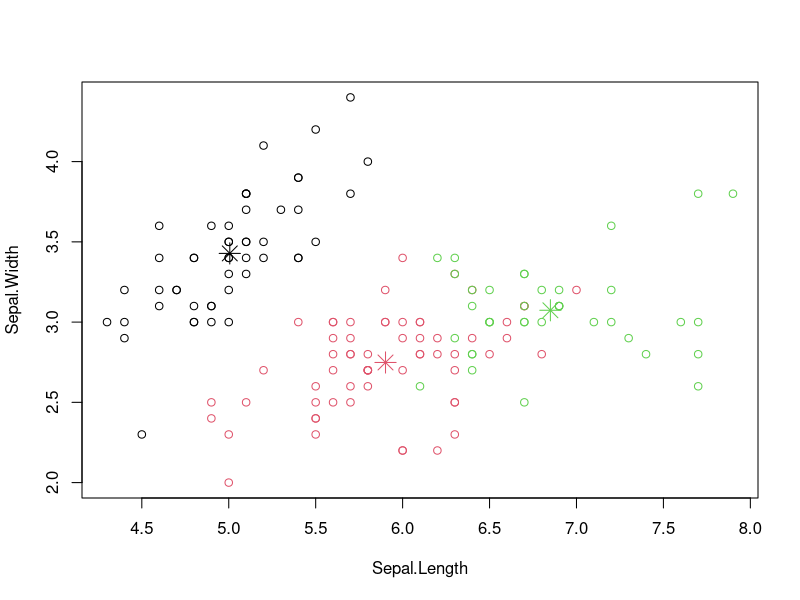
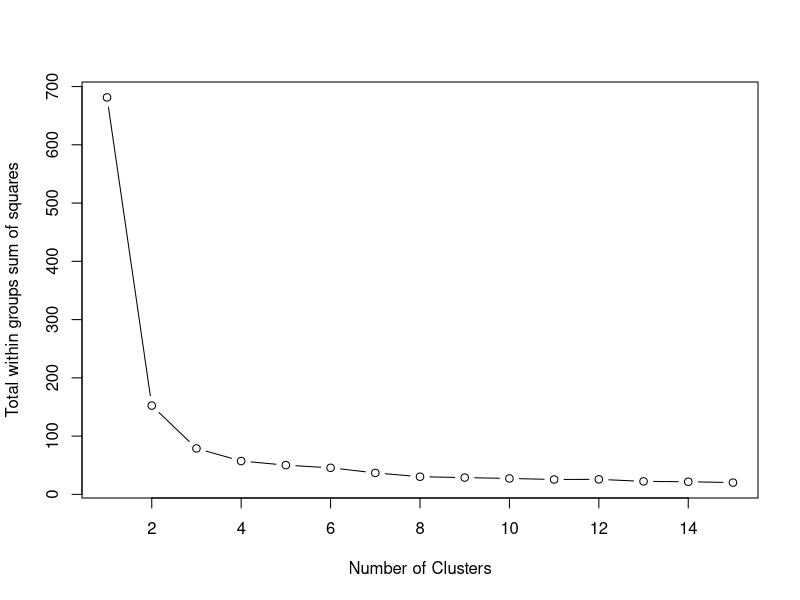

These figures' R source, in order:
rm(list=ls(all=TRUE))

# To specify seeds
set.seed(8953)

# Taking iris data
data <- iris
head(data)

# Drop class labels (Species)
data$Species <- NULL
head(data)

# Running kmeans 
clus <- kmeans(data, 3)
clus

clus$cluster

table(clus$cluster)
clus$size




# Calculation of betweenss

clus$betweenss

# Calculation of withinss

clus$withinss

# Calculation of total withinss

clus$tot.withinss

# Calculation of totalss
clus$tot.withinss +  clus$betweenss
clus$totss

# Check clustering result against class labels (Species)
table(clus$clus, iris$Species)

# Observation
#   Class "setosa" can be easily separated from the other clusters
#   Classes "versicolor" and "virginica" are to a small degree overlapped with each other.

plot(data[c("Sepal.Length", "Sepal.Width")], col = clus$cluster)
points(clus$centers[, c("Sepal.Length", "Sepal.Width")],
       col = 1:3, pch = 8, cex = 2) # plot cluster centers
rm(clus)


# Identifying right number of clusters
tot.wss <- 0
for (i in 1:15) {
  tot.wss[i] <- kmeans(data,centers=i)$tot.withinss
}

plot(1:15, tot.wss, 
     type="b", 
     xlab="Number of Clusters",
     ylab="Total within groups sum of squares") 
rm(i, tot.wss)
# Cluster may vary based on the where inition cluster center are picked 
# So, re-run the above code multiple time with different set.seed and find the right K


# From the above analysis k = 4 looks better 
# K-Means Cluster Analysis

set.seed(1234)
clus <- kmeans(data, 4) # 4 cluster solution

# get cluster means

# append cluster numbers
data <- data.frame(data, "Cluster" = clus$cluster) 
head(data)

rm(data, clus, x)
 